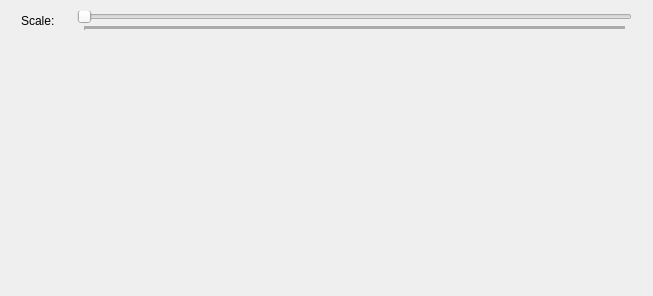
<?xml version="1.0" encoding="UTF-8"?>
<ui version="4.0">
 <class>MagicWaypoint</class>
 <widget class="QWidget" name="MagicWaypoint">
  <property name="geometry">
   <rect>
    <x>0</x>
    <y>0</y>
    <width>653</width>
    <height>296</height>
   </rect>
  </property>
  <property name="sizePolicy">
   <sizepolicy hsizetype="Expanding" vsizetype="Expanding">
    <horstretch>0</horstretch>
    <verstretch>0</verstretch>
   </sizepolicy>
  </property>
  <property name="windowTitle">
   <string>Form</string>
  </property>
  <layout class="QVBoxLayout" name="verticalLayout_2">
   <item>
    <layout class="QVBoxLayout" name="verticalLayout">
     <item>
      <layout class="QHBoxLayout" name="horizontalLayout">
       <item>
        <spacer name="horizontalSpacer_2">
         <property name="orientation">
          <enum>Qt::Horizontal</enum>
         </property>
         <property name="sizeType">
          <enum>QSizePolicy::Preferred</enum>
         </property>
         <property name="sizeHint" stdset="0">
          <size>
           <width>10</width>
           <height>20</height>
          </size>
         </property>
        </spacer>
       </item>
       <item>
        <widget class="QLabel" name="label">
         <property name="sizePolicy">
          <sizepolicy hsizetype="Fixed" vsizetype="Preferred">
           <horstretch>50</horstretch>
           <verstretch>0</verstretch>
          </sizepolicy>
         </property>
         <property name="minimumSize">
          <size>
           <width>50</width>
           <height>0</height>
          </size>
         </property>
         <property name="text">
          <string>Scale:</string>
         </property>
        </widget>
       </item>
       <item>
        <widget class="QSlider" name="horizontalSliderScale">
         <property name="sizePolicy">
          <sizepolicy hsizetype="MinimumExpanding" vsizetype="Fixed">
           <horstretch>0</horstretch>
           <verstretch>0</verstretch>
          </sizepolicy>
         </property>
         <property name="minimum">
          <number>1</number>
         </property>
         <property name="maximum">
          <number>9999</number>
         </property>
         <property name="orientation">
          <enum>Qt::Horizontal</enum>
         </property>
         <property name="tickPosition">
          <enum>QSlider::TicksBelow</enum>
         </property>
         <property name="tickInterval">
          <number>10</number>
         </property>
        </widget>
       </item>
       <item>
        <spacer name="horizontalSpacer_3">
         <property name="orientation">
          <enum>Qt::Horizontal</enum>
         </property>
         <property name="sizeType">
          <enum>QSizePolicy::Preferred</enum>
         </property>
         <property name="sizeHint" stdset="0">
          <size>
           <width>10</width>
           <height>20</height>
          </size>
         </property>
        </spacer>
       </item>
      </layout>
     </item>
    </layout>
   </item>
   <item>
    <spacer name="horizontalSpacer">
     <property name="orientation">
      <enum>Qt::Horizontal</enum>
     </property>
     <property name="sizeHint" stdset="0">
      <size>
       <width>40</width>
       <height>20</height>
      </size>
     </property>
    </spacer>
   </item>
   <item>
    <layout class="QGridLayout" name="gridLayout" columnstretch="0">
     <property name="horizontalSpacing">
      <number>10</number>
     </property>
     <property name="leftMargin">
      <number>0</number>
     </property>
     <item row="0" column="0">
      <widget class="PositionField" name="widgetPosition" native="true">
       <property name="sizePolicy">
        <sizepolicy hsizetype="Preferred" vsizetype="Preferred">
         <horstretch>0</horstretch>
         <verstretch>0</verstretch>
        </sizepolicy>
       </property>
       <property name="minimumSize">
        <size>
         <width>200</width>
         <height>200</height>
        </size>
       </property>
       <property name="mouseTracking">
        <bool>false</bool>
       </property>
      </widget>
     </item>
    </layout>
   </item>
  </layout>
 </widget>
 <customwidgets>
  <customwidget>
   <class>PositionField</class>
   <extends>QWidget</extends>
   <header>positionfield.h</header>
   <container>1</container>
  </customwidget>
 </customwidgets>
 <resources/>
 <connections/>
</ui>
